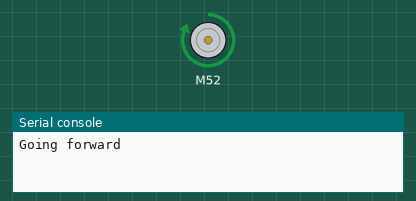
Simulated run of this program. Board: CircuitPython board. Shown: DC motor (green arrow = forward, orange = backward, longer = faster), the last lines printed to the serial console.

Above: at 1.0 s.
At 5.0 s:
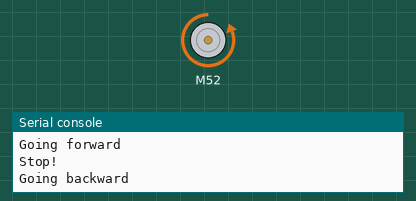
At 7.0 s:
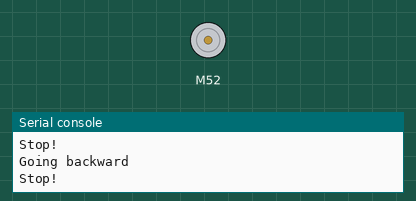
Timing chart, 0 to 10.4 s (numbered marks = the images above):
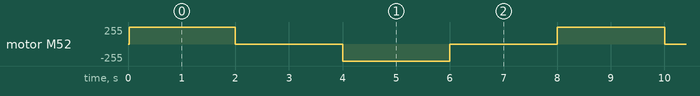

The program:

continuous_servo_code.py
```python
import time
import board
import pwmio
from adafruit_motor import servo


# Create PWMOut object on Pin A2:
pwm_out = pwmio.PWMOut(board.A2, frequency=50)


# Create Servo object:
servo = servo.ContinuousServo(pwm_out)


# Event Loop:
while True:
    print("Going forward")
    servo.throttle = 1.0
    time.sleep(2)

    print("Stop!")
    servo.throttle = 0.0
    time.sleep(2)

    print("Going backward")
    servo.throttle = -1.0
    time.sleep(2)

    print("Stop!")
    servo.throttle = 0.0
    time.sleep(2)
```

Measured:
- by itself, motor M52: repeats every 8.0 s: stopped 2.0 s, backward 255/255 2.0 s, stopped 2.0 s, forward 255/255 2.0 s
